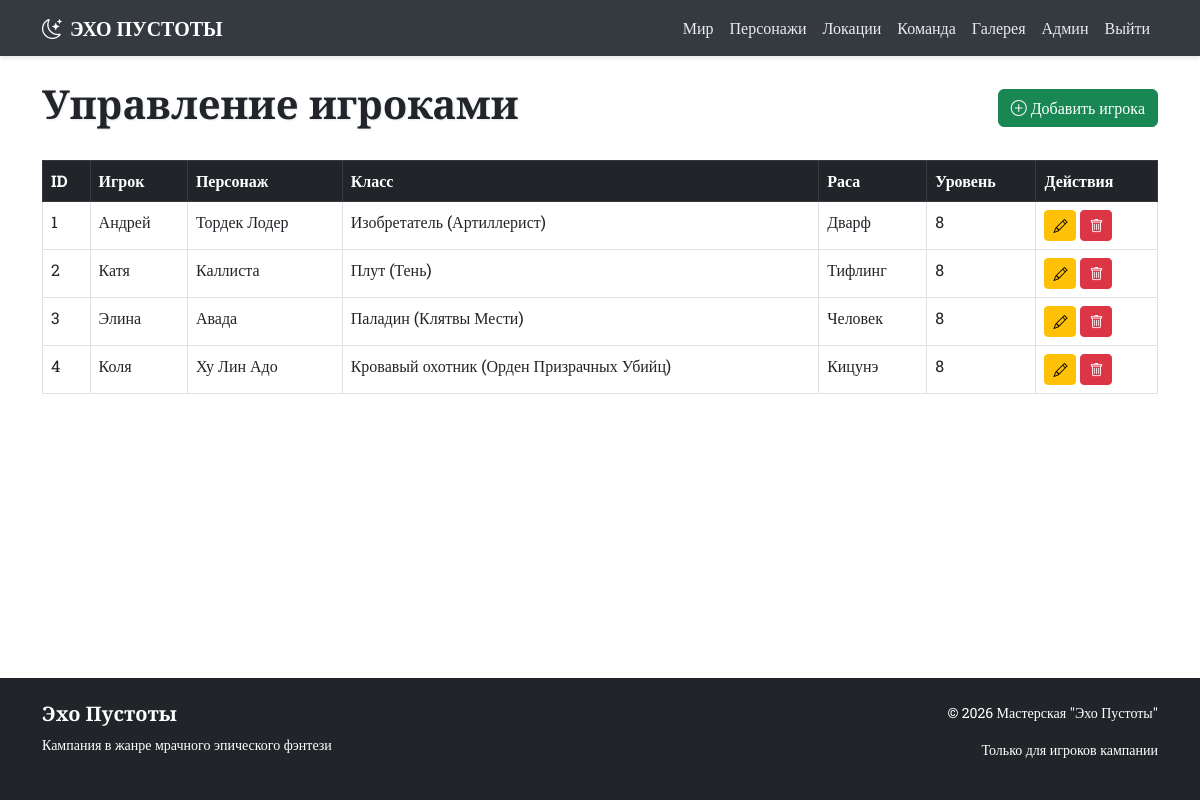
Page /admin/party (signed in) on the committed database.
### app.py (models this page shows)
class PartyMember(db.Model):
    __tablename__ = 'party_members'
    id = db.Column(db.Integer, primary_key=True)
    player_name = db.Column(db.String(100))
    char_name = db.Column(db.String(100), nullable=False)
    char_class = db.Column(db.String(50))
    race = db.Column(db.String(50))
    description = db.Column(db.Text)
    private_notes = db.Column(db.Text)
    player_password = db.Column(db.String(200))
    level = db.Column(db.Integer, default=1)
    portrait_url = db.Column(db.String(300), default='/static/images/placeholders/player.jpg')

### app.py (the view)
@app.route('/admin/party')
@login_required
def admin_party():
    members = PartyMember.query.all()
    return render_template('admin/party.html', members=members)

### app.py (called while the page is built)
@login_manager.user_loader
def load_user(user_id):
    return User.query.get(int(user_id))

### templates/admin/party.html (shortened to what this page needs)
{% extends "base.html" %}
{% block content %}
<div class="d-flex justify-content-between align-items-center mb-4">
    <h1 class="cinzel text-shadow">Управление игроками</h1>
    <a href="{{ url_for('add_party_member') }}" class="btn btn-success">
        <i class="bi bi-plus-circle"></i> Добавить игрока
    </a>
</div>
<div class="table-responsive">
    <table class="table table-bordered table-hover">
        <thead class="table-dark">
            <tr>
                <th>ID</th>
                <th>Игрок</th>
                <th>Персонаж</th>
                <th>Класс</th>
                <th>Раса</th>
                <th>Уровень</th>
                <th>Действия</th>
            </tr>
        </thead>
        <tbody>
            {% for member in members %}
            <tr>
                <td>{{ member.id }}</td>
                <td>{{ member.player_name or '-' }}</td>
                <td>{{ member.char_name }}</td>
                <td>{{ member.char_class or '-' }}</td>
                <td>{{ member.race or '-' }}</td>
                <td>{{ member.level }}</td>
                <td>
                    <a href="{{ url_for('edit_party_member', id=member.id) }}" class="btn btn-sm btn-warning">
                        <i class="bi bi-pencil"></i>
                    </a>
                    <a href="{{ url_for('delete_party_member', id=member.id) }}" class="btn btn-sm btn-danger"
                        onclick="return confirm('Удалить {{ member.char_name }}?')">
                        <i class="bi bi-trash"></i>
                    </a>
                </td>
            </tr>
            {% endfor %}
        </tbody>
    </table>
</div>
{% endblock %}

### static/css/style.css (style rules this page uses)
:root { --primary-light: #ffffff; --secondary-light: #f8f9fa; --accent-red: #dc3545; --accent-purple: #6f42c1; --accent-gold: #ffc107; --accent-dark: #343a40; --text-dark: #212529; --text-light: #6c757d; }
body { background-color: var(--primary-light); color: var(--text-dark); font-family: 'Roboto Slab', serif; min-height: 100vh; display: flex; flex-direction: column; }
.cinzel { font-family: 'Cinzel', serif; font-weight: 700; }
.text-shadow { text-shadow: 1px 1px 2px rgba(0, 0, 0, 0.1); }
.table { background-color: white; color: var(--text-dark); }
.table-dark { background-color: var(--accent-dark); color: white; }

### rows in the picture
PartyMember: id "1", player_name "Андрей", char_name "Тордек Лодер", char_class "Изобретатель (Артиллерист)", race "Дварф", level "8"
PartyMember: id "2", player_name "Катя", char_name "Каллиста", char_class "Плут (Тень)", race "Тифлинг", level "8"
PartyMember: id "3", player_name "Элина", char_name "Авада", char_class "Паладин (Клятвы Мести)", race "Человек", level "8"
PartyMember: id "4", player_name "Коля", char_name "Ху Лин Адо", char_class "Кровавый охотник (Орден Призрачных Убийц)", race "Кицунэ", level "8"
